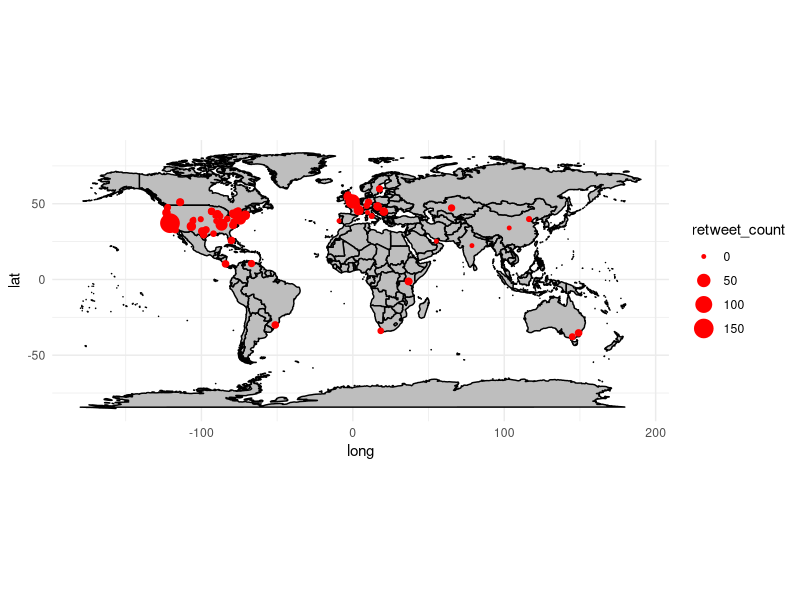
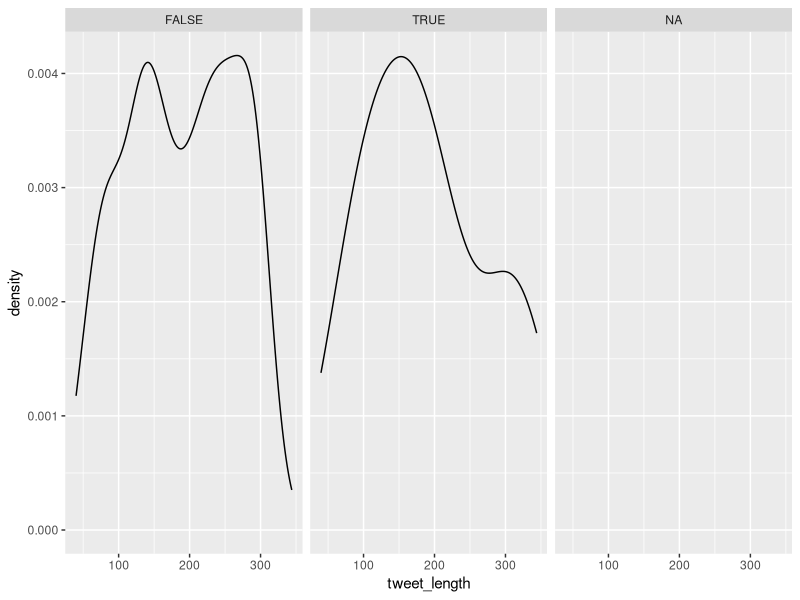

Write the R code that produced these figures, in order.
## ---- chunk 1
# load packages here
library(tidyverse)
library(ggridges)

## ---- chunk 2
# load data here
tweets <- read.csv("data/tweets.csv")
glimpse(tweets)
## ---- chunk 3
glimpse(tweets)
## ---- chunk 4
tweets %>%
  group_by(location) %>%
  mutate(location_tweet_count = n())
  
## ---- chunk 5
tweets %>%
  count(location) %>%
  arrange(desc(n)) %>% 
  head(15)
## ---- chunk 6
world_map <- map_data("world")

ggplot() +
  geom_polygon(data = world_map, aes(x = long, y = lat, group = group), fill = "gray", color = "black") +
  geom_point(data = tweets, aes(x = long, y = lat, size = retweet_count), color = "red") +
  theme_minimal() +
  coord_quickmap() 
  
## ---- chunk 7
tweets <- tweets %>%
  mutate(tweet_length = nchar(as.character(content)))

ggplot(tweets, aes(x = tweet_length)) + 
  facet_wrap(~verified) + 
  geom_density()


## ---- chunk 8
tweets %>%
  filter(verified == TRUE) %>%
  nrow()
## ---- chunk 9
tweets %>%
  group_by(username) %>%
  mutate(average_like_count = mean(like_count))
  
